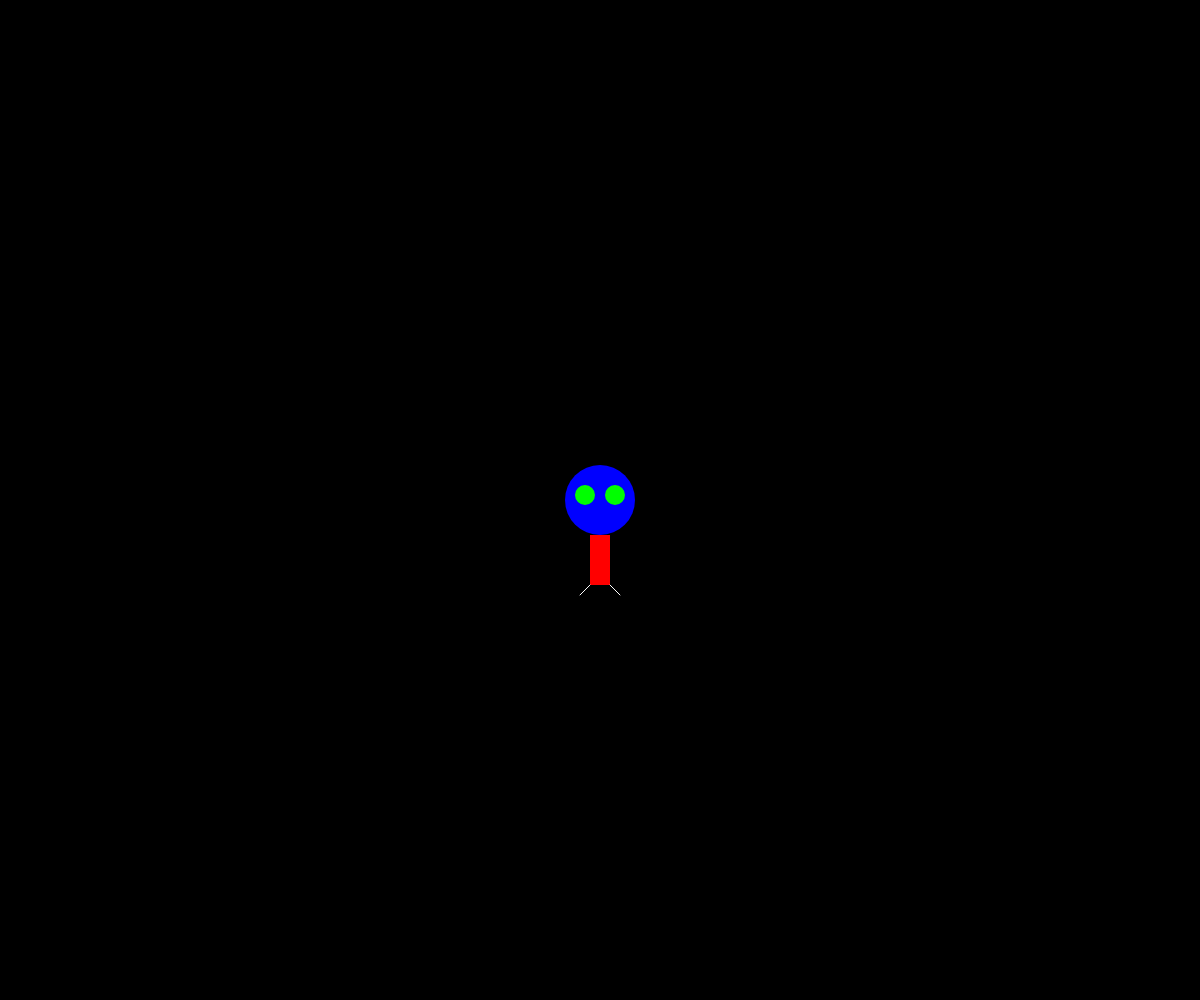
Frame 1 (no input)
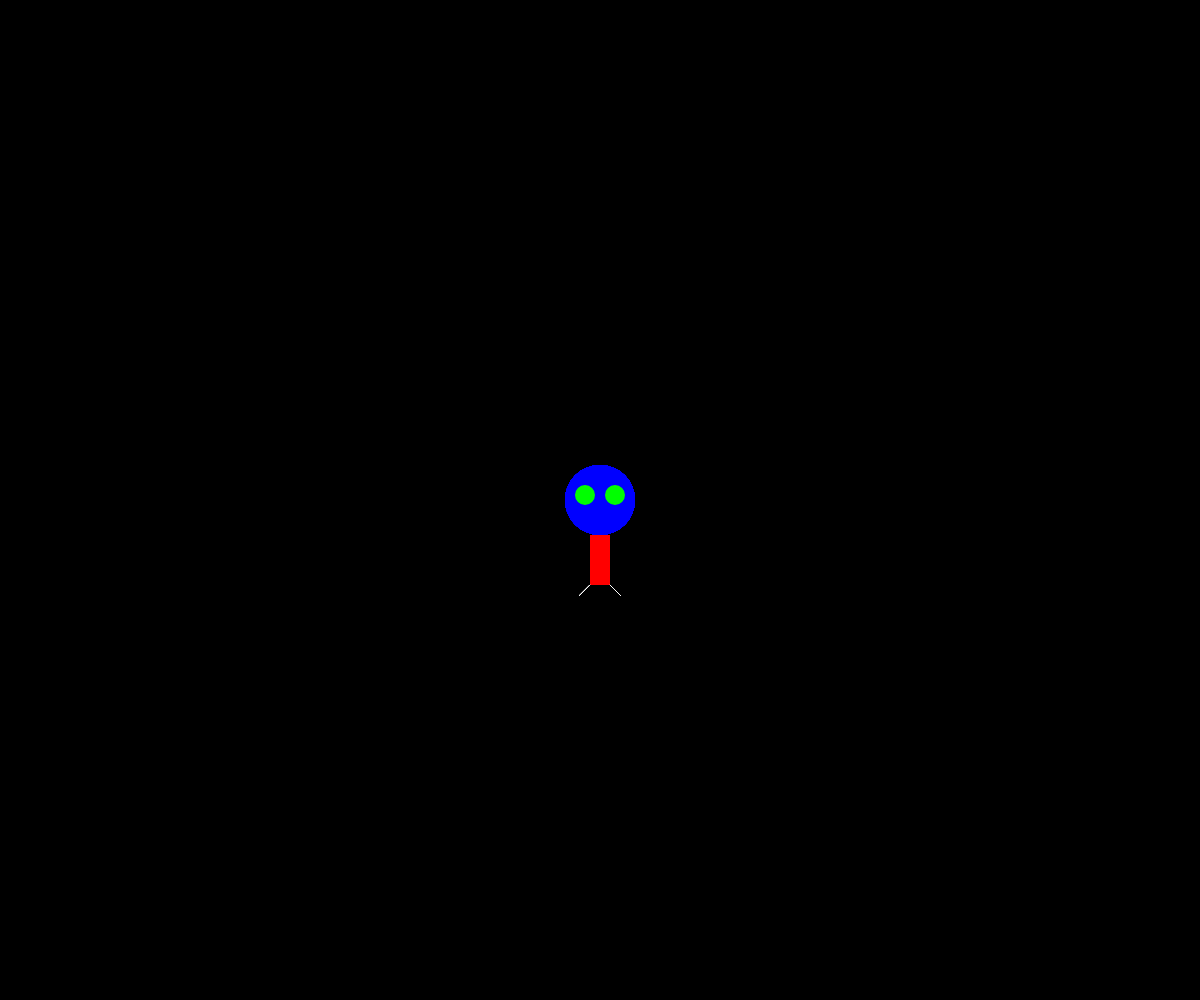
Frame 60 (no input)
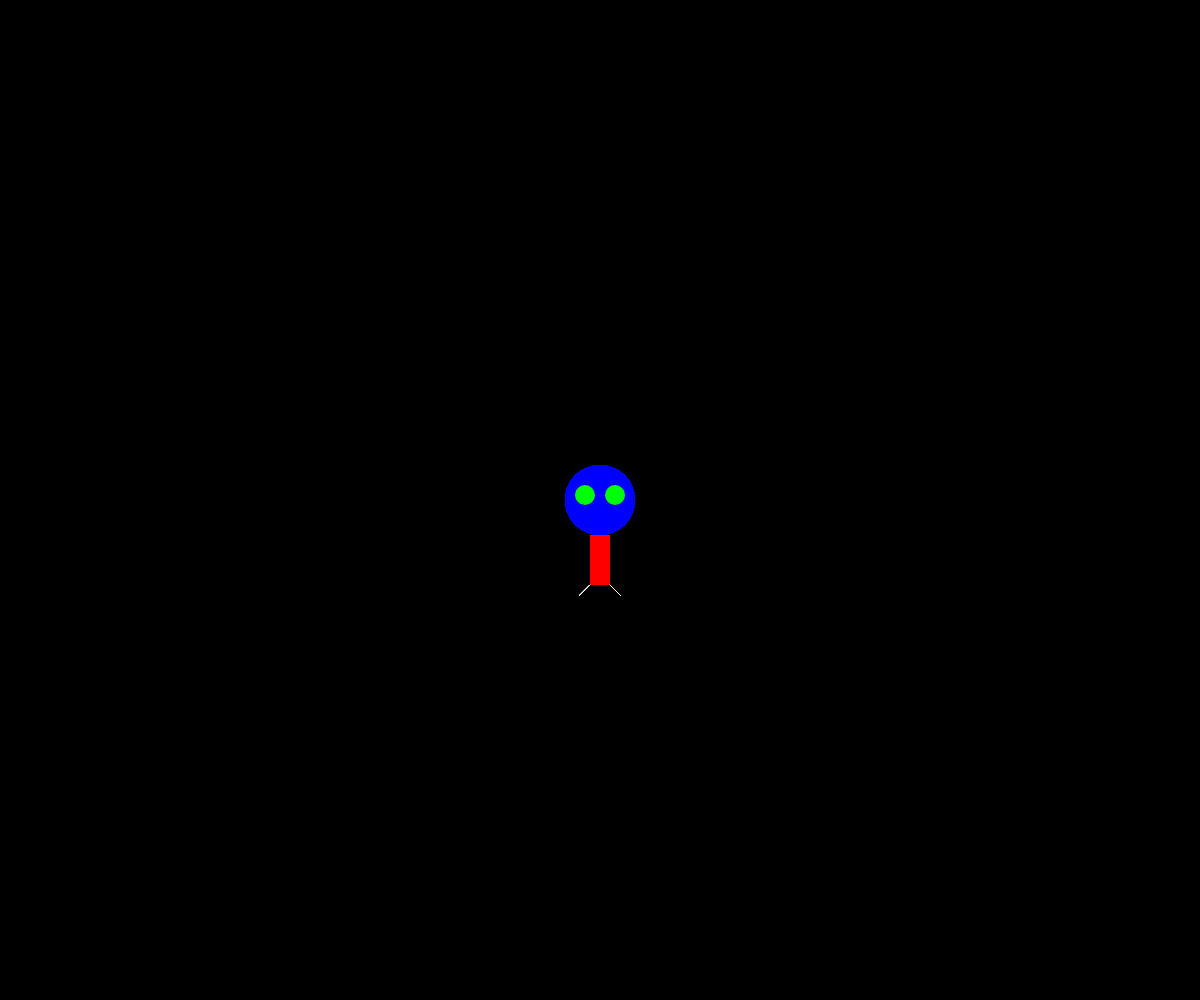
Frame 120 (the mouse pressed at the canvas centre since frame 60)

The p5.js sketch that drew these frames (run headless with seeded random() and noise() and a simulated clock; from frame 60 on, the mouse is pressed at the canvas centre):

// p5.js sketch
// ── sketch.js
function setup() {
	createCanvas(windowWidth, windowHeight);
	background(0);
	
}

function draw() {
	// Head
	fill(0, 0, 255);
	noStroke();
	ellipse(width/2, height/2, 70);

	// Eyes
	noStroke();
	fill(0, 255, 0);
	ellipse((width/2) - 15, (height/2) - 5, 20);
	ellipse((width/2) + 15, (height/2) - 5, 20);

	// Body
	fill(255, 0, 0);
	rect((width/2) - 10, (height/2) + 35, 20, 50);

	// Legs
	stroke(255);
	line((width/2) - 10, (height/2) + 85, (width/2) - 20, (height/2) + 95);
	line((width/2) + 10, (height/2) + 85, (width/2) + 20, (height/2) + 95);
}
